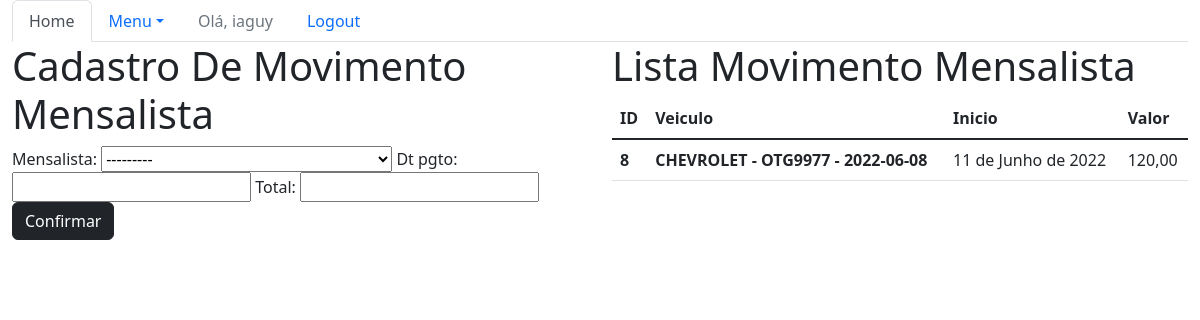
Page /sistema/mov-mensalistas/ (signed in) on the committed database.
### core/models.py (models this page shows, shortened)
class MovMensalista(models.Model):
    mensalista = models.ForeignKey(Mensalista, on_delete=models.CASCADE)
    dt_pgto = models.DateField()
    total = models.DecimalField(max_digits=6, decimal_places=2)

class Mensalista(models.Model):
    veiculo = models.ForeignKey(Veiculo, on_delete=models.CASCADE)
    inicio = models.DateField()
    valor_mes = models.DecimalField(max_digits=6, decimal_places=2)
    def __str__(self):
        return str(self.veiculo) + ' - ' + str(self.inicio)

class Veiculo(models.Model):
    marca = models.ForeignKey(Marca, on_delete=models.CASCADE)
    placa = models.CharField(max_length=7)
    proprietario = models.ForeignKey(Pessoa, on_delete=models.CASCADE)
    cor = models.CharField(max_length=15)
    observacoes = models.TextField()
    def __str__(self):
        return self.marca.nome + ' - ' + self.placa

class Marca(models.Model):
    nome = models.CharField(max_length=50)

### core/views.py (the view)
# urls.py: path('mov-mensalistas/', lista_movmensalista, name='core_lista_movmensalistas'),
@login_required
def lista_movmensalista(request):
    mov_mensalista = MovMensalista.objects.all()
    form = MovMensalistaForm()
    data = {'mov_mensalista': mov_mensalista, 'form': form}
    return render(request, 'core/lista_movmensalista.html', data)

### core/forms.py
class MovMensalistaForm(ModelForm):
    class Meta:
        model = MovMensalista
        fields = '__all__'

### core/templates/core/lista_movmensalista.html (shortened to what this page needs)
{% extends 'base.html' %}
{% load bootstrap %}
{% block menu %}
    <ul class="nav nav-tabs">
        <li class="nav-item">
        <a class="nav-link active" aria-current="page" href="{% url 'core_home' %}">Home</a>
        </li>
        <li class="nav-item dropdown">
        <a class="nav-link dropdown-toggle" data-bs-toggle="dropdown" href="#" role="button" aria-expanded="false">Menu</a>
        {% if user.is_authenticated %}
            <li class="nav-item">
                <a class="nav-link disabled" href="#">Olá, {{ user }}</a>
            </li>
            </li>
            <li class="nav-item">
                <a class="nav-link" href="{% url 'logout' %}">Logout</a>
            </li>
        {% else %}
            </li>
                <li class="nav-item">
                    <a class="nav-link" href="{% url 'login' %}">Login</a>
                </li>
        {% endif %}
    </ul>
{% endblock menu %}
{% block main %}<!DOCTYPE html>
    <html lang="pt-br">
    <head>
    </head>
    <body>
        <div class="row">
            <div class="col-sm-6">
                <h1>Cadastro De Movimento Mensalista</h1>
                <form action="{% url 'core_movmensalista_novo'%}" method="POST">
                    {{ form|bootstrap }}
                    <button type="submit" class="btn btn-dark">Confirmar</button>
                </form>
            </div>
            <div class="col-sm-6">
                <h1>Lista Movimento Mensalista</h1>
                <table class="table">
                    <thead>
                      <tr>
                        <th scope="col">ID</th>
                        <th scope="col">Veiculo</th>
                        <th scope="col">Inicio</th>
                        <th scope="col">Valor</th>
                      </tr>
                    </thead>
                    <tbody>
                        {% for mensa in mov_mensalista %}
                            <tr>
                                <th scope="row">{{mensa.id}}</th>
                                <th scope="row"><a href="{% url 'core_movmensalistas_update' mensa.id%}">{{mensa.mensalista}}</a></th>
                                <td scope="row">{{mensa.dt_pgto}}</td>
                                <td scope="row">{{mensa.total}}</td>
                            </tr>
                        {% endfor %}
                    </tbody>
                  </table>
            </div>
    </body>
    </html>
{% endblock %}

### rows in the picture
MovMensalista: id "8", mensalista "CHEVROLET - OTG9977 - 2022-06-08", dt_pgto "11 de Junho de 2022", total "120,00"

### other values in the picture
{{ user }} "iaguy"
